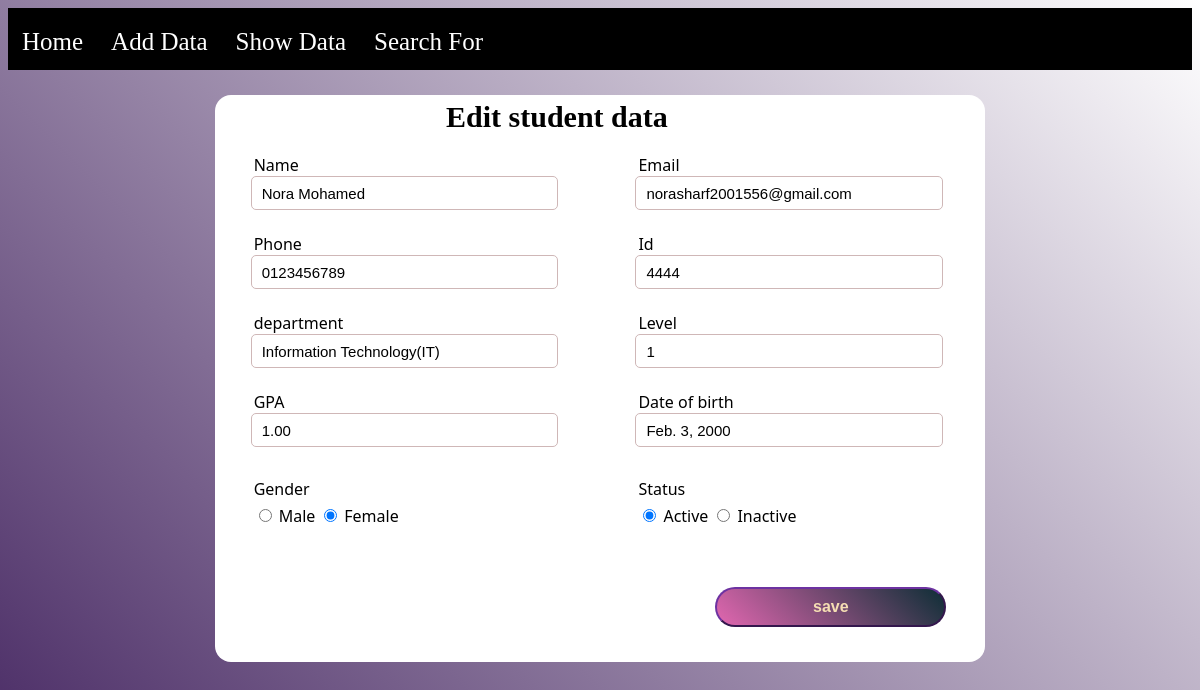
/show/update/10, run on the app's committed database.
### studentA/models.py (models this page shows)
class Student (models.Model):
    name = models.CharField(max_length=40)
    email = models.EmailField()
    phone = models.CharField(max_length=10)
    idst = models.CharField(max_length=10)
    department = models.CharField(max_length=60)
    level = models.IntegerField()
    gpa = models.DecimalField(max_digits=3, decimal_places=2)
    date = models.DateField()
    gender = models.CharField(max_length=10)
    status = models.BooleanField(default=True)

### studentA/views.py (the view)
# urls.py: path('show/update/<int:id>', views.update, name='update'),
def update(request, id):
    stu = Student.objects.get(id=id)
    template = loader.get_template('pages/update.html')
    context = {
        'stu': stu,
    }
    return HttpResponse(template.render(context, request))

### templates/pages/update.html (shortened to what this page needs)
{%extends 'nav.html'%} {%block content%} {%load static%}
<!DOCTYPE html>
<html>
  <head>
    <link rel="stylesheet" href="{% static 'css/edit.css' %}" />
    <link rel="stylesheet" href="{% static 'css/index.css' %}" />
  </head>
  <body>
    <div class="data">
      <h1>Edit student data</h1>
      <form
        name="form2"
        action="updatestudent/{{ stu.id }}"
        method="POST"
        onsubmit="return checkForm(this);"
      >
        <div class="input-data">
          <label>Name</label>
          <input
            class="box"
            type="text"
            name="name"
            placeholder="Enter your name"
            minlength="3"
            maxlength="30"
            value="{{stu.name}}"
          />
        </div>
        <br />
        <div class="input-data">
          <label>Email</label>
          <input
            class="box"
            type="email"
            name="email"
            placeholder="Enter your email"
            value="{{stu.email}}"
          />
        </div>
        <br />
        <div class="input-data">
          <label>Phone</label>
          <input
            class="box"
            type="text"
            name="phone"
            placeholder="Enter your number"
            value="{{stu.phone}}"
          />
        </div>
        <br />
        <div class="input-data">
          <label>Id</label>
          <input
            class="box"
            type="text"
            name="idst"
            placeholder="Enter your id"
            maxlength="10"
            minlength="3"
            value="{{stu.idst}}"
          />
        </div>
        <br />
        <div class="input-data">
          <label for="dep">department</label>
          <input
            type="text"
            class="box"
            value="{{stu.department}}"
            name="department"
            raedonly
          />
        </div>
        <br />
        <div class="input-data">
          <label>Level</label>
          <input
            class="box"
            type="number"
            name="level"
            min="1"
            max="4"
            placeholder="Enter your level"
            value="{{stu.level}}"
          />
        </div>
        <br />
        <div class="input-data">
          <label>GPA</label>
          <input
            class="box"
            type="number"
            step="0.01"
            name="gpa"
            min="1"
            max="4"
            placeholder="Enter your gpa"
            value="{{stu.gpa}}"
          />
        </div>
        <br />
        <div class="input-data">
          <label>Date of birth</label>
          <input class="box" type="text" value="{{stu.date}}" raedonly />
        </div>
        <br />
        <div class="dot">
          <div class="dot-title">
            <label>Gender</label>
          </div>
          <div>
            <input id="m" type="radio" name="gender" value="female" />
            <label for="m">Male</label>
            <input id="f" type="radio" name="gender" value="male" checked />
            <label for="f">Female</label>
          </div>
        </div>
        <br />
        <div class="dot">
          <div class="dot-title">
            <label>Status</label>
          </div>
          <div>
            <input type="radio" name="status" id="a" value="active" checked />
            <label for="a">Active</label>
            <input type="radio" name="status" id="i" value="inactive" />
            <label for="i">Inactive</label>
            <br />
            <br />
          </div>
        </div>
        <button class="popup">save</button>
      </form>
    </div>
  </body>
</html>
{%endblock content%}

### project/static/css/edit.css (style rules this page uses)
body { background: linear-gradient(45deg, #462762, transparent); }

### project/static/css/index.css (style rules this page uses)
.data { background-color: white; width: 65%; border-radius: 16px; margin-right: 17.5%; margin-left: 17.5%; margin-top: 45px; }
form { display: flex; align-content: flex-start; flex-wrap: wrap; width: 100%; }
.input-data { width: 40%; height: 55px; margin-bottom: 24px; margin-right: 5%; margin-left: 5%; }
label { font-weight: 500; font-family: system-ui; }
.box { height: 34px; width: 100%; outline: none; border-radius: 5px; border: 1px solid #cfb7b7; padding-left: 10px; font-size: 15px; padding-right: 3px; margin-left: -3px; }
.data h1 { width: 40%; font-size: 30px; color: black; margin-top: -20px; margin-left: 30%; margin-right: 30%; padding-top: 5px; }
.dot { width: 40%; height: 55px; margin-bottom: 24px; margin-right: 5%; margin-left: 5%; margin-top: 8px; }
.dot-title { height: 27px; }
.popup { color: wheat; width: 30%; height: 40px; margin-left: 65%; margin-top: 30px; border-radius: 25px; font-weight: bold; font-family: sans-serif; font-size: medium; cursor: pointer; background: linear-gradient(45deg, #e167b0, #0e2e36); border-color: #6d32a1; margin-bottom: 35px; }

### templates/nav.html (style rules this page uses)
body { background: linear-gradient(45deg, #462762, transparent); }

### data on the page
Student: name "Nora Mohamed", email "norasharf2001556@gmail.com", phone "0123456789", idst "4444", department "Information Technology(IT)", level "1", gpa "1.00", date "Feb. 3, 2000"
